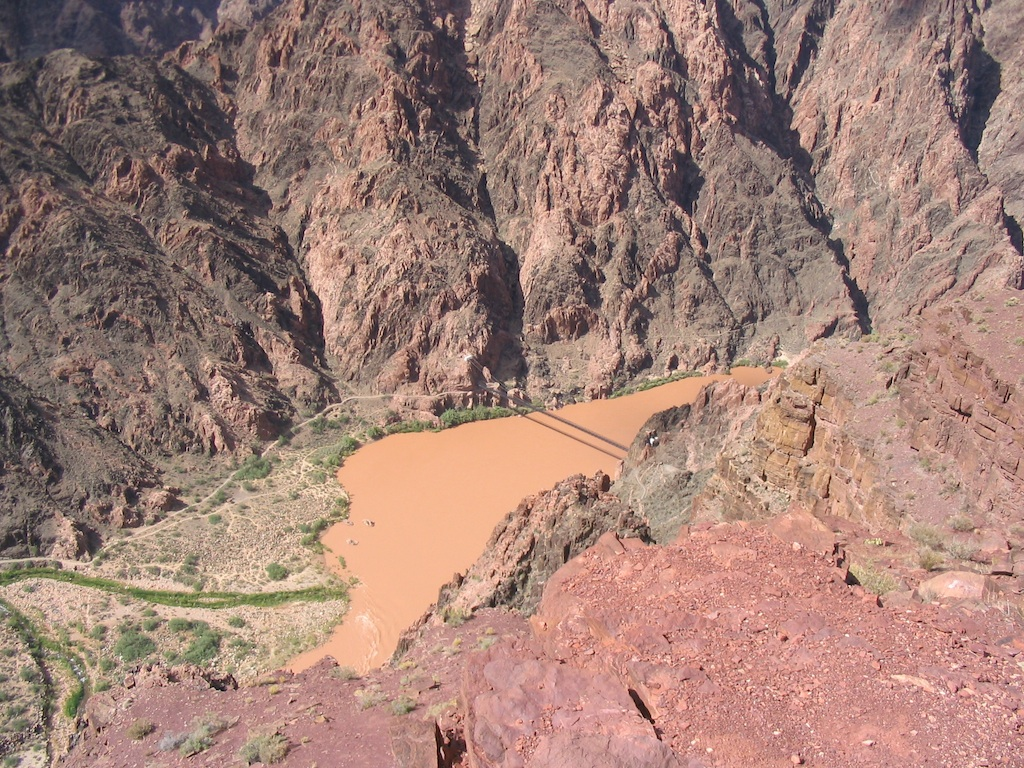
//> input picture libs/vlfeat-0.9.21/data/river2.jpg, 1024 x 768 px, given in place of obj1000.jpg, which was not available
$ ./main   (built with g++ and OpenCV 4)
//> lines starting //> are read from the running program, lines starting //| are printed output that depends on the picture; after the words box and inside, x2 and y2 are one past the last pixel; in counts of white or black regions, pixels touching at a corner belong together; pictures that were not available may be replaced by others from this repository, and a replacement may not be noted
//
//  main.cpp
//  tdcv
//
//  Created by Fernando Benito Abad on 22.12.19.
//  Copyright © 2019 Fernando Benito Abad. All rights reserved.
//
#include <opencv2/opencv.hpp>
#include <iostream>
using namespace std;
using namespace cv;

void visualizeHOG(Mat img, std::vector<float> feats, HOGDescriptor hog_detector, int scale_factor) {

    Mat visual_image;
    resize(img, visual_image, Size(img.cols * scale_factor, img.rows * scale_factor));

    int n_bins = hog_detector.nbins;
    float rad_per_bin = 3.14 / (float) n_bins;
    Size win_size = hog_detector.winSize;
    Size cell_size = hog_detector.cellSize;
    Size block_size = hog_detector.blockSize;
    Size block_stride = hog_detector.blockStride;

    // prepare data structure: 9 orientation / gradient strenghts for each cell
    int cells_in_x_dir = win_size.width / cell_size.width;
    int cells_in_y_dir = win_size.height / cell_size.height;
    int n_cells = cells_in_x_dir * cells_in_y_dir;
    int cells_per_block = (block_size.width / cell_size.width) * (block_size.height / cell_size.height);

    int blocks_in_x_dir = (win_size.width - block_size.width) / block_stride.width + 1;
    int blocks_in_y_dir = (win_size.height - block_size.height) / block_stride.height + 1;
    int n_blocks = blocks_in_x_dir * blocks_in_y_dir;

    float ***gradientStrengths = new float **[cells_in_y_dir];
    int **cellUpdateCounter = new int *[cells_in_y_dir];
    for (int y = 0; y < cells_in_y_dir; y++) {
        gradientStrengths[y] = new float *[cells_in_x_dir];
        cellUpdateCounter[y] = new int[cells_in_x_dir];
        for (int x = 0; x < cells_in_x_dir; x++) {
            gradientStrengths[y][x] = new float[n_bins];
            cellUpdateCounter[y][x] = 0;

            for (int bin = 0; bin < n_bins; bin++)
                gradientStrengths[y][x][bin] = 0.0;
        }
    }

    // compute gradient strengths per cell
    int descriptorDataIdx = 0;

    for (int block_x = 0; block_x < blocks_in_x_dir; block_x++) {
        for (int block_y = 0; block_y < blocks_in_y_dir; block_y++) {
            int cell_start_x = block_x * block_stride.width / cell_size.width;
            int cell_start_y = block_y * block_stride.height / cell_size.height;

            for (int cell_id_x = cell_start_x;
                 cell_id_x < cell_start_x + block_size.width / cell_size.width; cell_id_x++)
                for (int cell_id_y = cell_start_y;
                     cell_id_y < cell_start_y + block_size.height / cell_size.height; cell_id_y++) {

                    for (int bin = 0; bin < n_bins; bin++) {
                        float val = feats.at(descriptorDataIdx++);
                        gradientStrengths[cell_id_y][cell_id_x][bin] += val;
                    }
                    cellUpdateCounter[cell_id_y][cell_id_x]++;
                }
        }
    }

    // compute average gradient strengths
    for (int celly = 0; celly < cells_in_y_dir; celly++) {
        for (int cellx = 0; cellx < cells_in_x_dir; cellx++) {

            float NrUpdatesForThisCell = (float) cellUpdateCounter[celly][cellx];

            // compute average gradient strenghts for each gradient bin direction
            for (int bin = 0; bin < n_bins; bin++) {
                gradientStrengths[celly][cellx][bin] /= NrUpdatesForThisCell;
            }
        }
    }

    for (int celly = 0; celly < cells_in_y_dir; celly++) {
        for (int cellx = 0; cellx < cells_in_x_dir; cellx++) {
            int drawX = cellx * cell_size.width;
            int drawY = celly * cell_size.height;

            int mx = drawX + cell_size.width / 2;
            int my = drawY + cell_size.height / 2;

            rectangle(visual_image,
                      Point(drawX * scale_factor, drawY * scale_factor),
                      Point((drawX + cell_size.width) * scale_factor,
                                (drawY + cell_size.height) * scale_factor),
                      CV_RGB(100, 100, 100),
                      1);

            for (int bin = 0; bin < n_bins; bin++) {
                float currentGradStrength = gradientStrengths[celly][cellx][bin];

                if (currentGradStrength == 0)
                    continue;

                float currRad = bin * rad_per_bin + rad_per_bin / 2;

                float dirVecX = cos(currRad);
                float dirVecY = sin(currRad);
                float maxVecLen = cell_size.width / 2;
                float scale = scale_factor / 5.0; // just a visual_imagealization scale,

                // compute line coordinates
                float x1 = mx - dirVecX * currentGradStrength * maxVecLen * scale;
                float y1 = my - dirVecY * currentGradStrength * maxVecLen * scale;
                float x2 = mx + dirVecX * currentGradStrength * maxVecLen * scale;
                float y2 = my + dirVecY * currentGradStrength * maxVecLen * scale;

                // draw gradient visual_imagealization
                line(visual_image,
                     Point(x1 * scale_factor, y1 * scale_factor),
                     Point(x2 * scale_factor, y2 * scale_factor),
                     CV_RGB(0, 0, 255),
                     1);
            }

        }
    }

    for (int y = 0; y < cells_in_y_dir; y++) {
        for (int x = 0; x < cells_in_x_dir; x++) {
            delete[] gradientStrengths[y][x];
        }
        delete[] gradientStrengths[y];
        delete[] cellUpdateCounter[y];
    }
    delete[] gradientStrengths;
    delete[] cellUpdateCounter;
    imshow("HOG vis", visual_image);
    waitKey(-1);
    imwrite("hog_vis.jpg", visual_image);

}


int main(int argc, const char * argv[]) {
    Mat img = imread("data/task1/obj1000.jpg");
//> img is the input picture: 768 rows x 1024 cols, CV_8UC3; mean B, G, R 118.9, 129.4, 161.4
    Mat grayImg;

    resize(img, img, Size(64, 64));
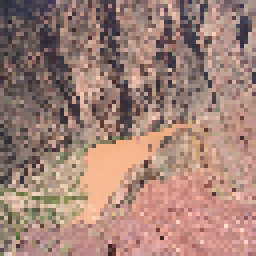
//> img: 64 rows x 64 cols, CV_8UC3 (shown 4 times larger); mean B, G, R 119.3, 129.8, 161.7
    cvtColor(img, grayImg, COLOR_RGB2GRAY);
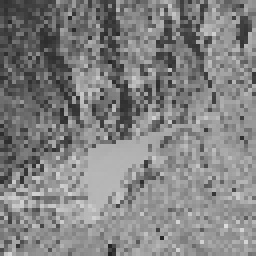
//> grayImg: 64 rows x 64 cols, CV_8UC1 (shown 4 times larger); min 34, max 221, mean 130.3

    HOGDescriptor myHog(Size(64, 64), Size(8, 8), Size(4, 4), Size(4, 4), 9);
    vector< float> feat_values;
    vector< Point> locations;
    myHog.compute(grayImg, feat_values, Size(0, 0), Size(0, 0), locations);
//> feat_values = 8100 values, max 0.337 at index 3060, min 0 at index 2642, mean 0.147; locations = empty
    visualizeHOG(img, feat_values, HOGDescriptor (Size(64, 64), Size(8, 8), Size(4, 4), Size(4, 4), 9), 5);
//> in visualizeHOG, `resize(img, visual_image, Size(img.cols * scale_factor, img.rows * sca..`:
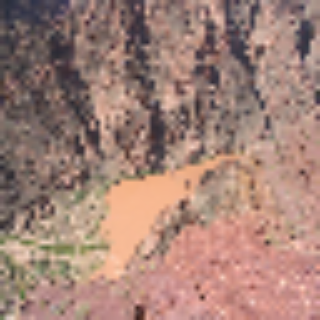
//> visual_image: 320 rows x 320 cols, CV_8UC3; mean B, G, R 119.2, 129.7, 161.6
//> in visualizeHOG, `int n_bins = hog_detector.nbins;`: n_bins = 9
//> in visualizeHOG, `float rad_per_bin = 3.14 / (float) n_bins;`: rad_per_bin = 0.349
//> in visualizeHOG, `Size win_size = hog_detector.winSize;`: win_size = Size(64, 64)
//> in visualizeHOG, `Size cell_size = hog_detector.cellSize;`: cell_size = Size(4, 4)
//> in visualizeHOG, `Size block_size = hog_detector.blockSize;`: block_size = Size(8, 8)
//> in visualizeHOG, `Size block_stride = hog_detector.blockStride;`: block_stride = Size(4, 4)
//> in visualizeHOG, `int cells_in_x_dir = win_size.width / cell_size.width;`: cells_in_x_dir = 16
//> in visualizeHOG, `int n_cells = cells_in_x_dir * cells_in_y_dir;`: n_cells = 256
//> in visualizeHOG, `int cells_per_block = (block_size.width / cell_size.width) * (block_si..`: cells_per_block = 4
//> in visualizeHOG, `int blocks_in_x_dir = (win_size.width - block_size.width) / block_stri..`: blocks_in_x_dir = 15
//> in visualizeHOG, `int n_blocks = blocks_in_x_dir * blocks_in_y_dir;`: n_blocks = 225
//> the loop in visualizeHOG, `for (int y = 0; y < cells_in_y_dir; y++)` made 16 passes
//> the loop in visualizeHOG, `for (int block_x = 0; block_x < blocks_in_x_dir; block_x++)` made 15 passes
//> descriptorDataIdx on passes 1 to 12: 540, 1080, 1620, 2160, 2700, 3240, 3780, 4320, 4860, 5400, 5940, 6480
//> after the loop in visualizeHOG, `for (int block_x = 0; block_x < blocks_in_x_dir; block_x++)`: descriptorDataIdx = 8100
//> the loop in visualizeHOG, `for (int celly = 0; celly < cells_in_y_dir; celly++)` made 16 passes
//> after the loop in visualizeHOG, `for (int celly = 0; celly < cells_in_y_dir; celly++)`:
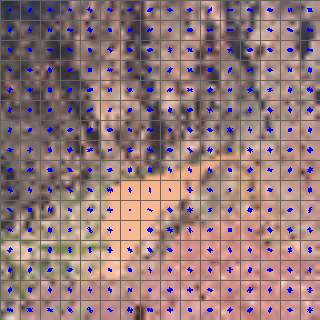
//> visual_image: 320 rows x 320 cols, CV_8UC3; 13.59% of pixels changed, all inside (x1, y1, x2, y2) = (0, 0, 320, 320)
    /*for ( const auto &row : feat_vect ){
        visualizeHOG(img, row, myHog, 1);
    }*/

    return 0;
}

$ run again, on libs/vlfeat-0.9.21/data/roofs1.jpg
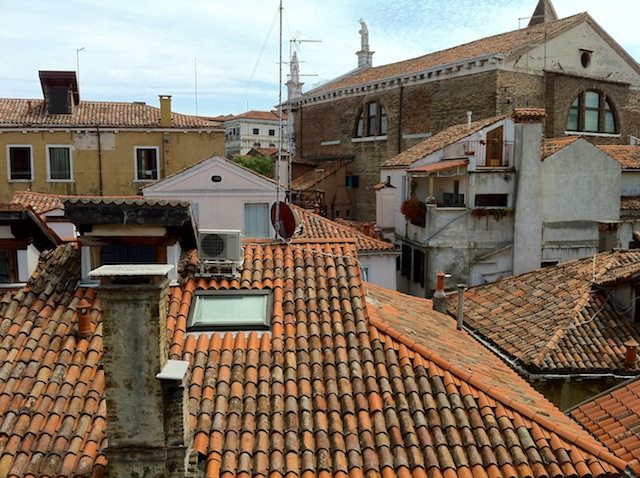
//> input picture libs/vlfeat-0.9.21/data/roofs1.jpg, 640 x 478 px, given in place of obj1000.jpg, which was not available
//> img is the input picture: 478 rows x 640 cols, CV_8UC3; mean B, G, R 97.5, 113.1, 127.4
//> img: 64 rows x 64 cols, CV_8UC3
//> `cvtColor(img, grayImg, COLOR_RGB2GRAY);`:
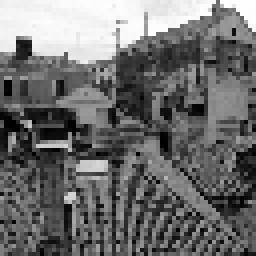
//> grayImg: 64 rows x 64 cols, CV_8UC1 (shown 4 times larger); min 0, max 254, mean 109.7
//> feat_values = 8100 values, max 0.426 at index 1165, min 0 at index 1366, mean 0.139; locations = empty
//> n_bins = 9
//> rad_per_bin = 0.349
//> win_size = Size(64, 64)
//> cell_size = Size(4, 4)
//> block_size = Size(8, 8)
//> block_stride = Size(4, 4)
//> cells_in_x_dir = 16
//> n_cells = 256
//> cells_per_block = 4
//> blocks_in_x_dir = 15
//> n_blocks = 225
//> the loop in visualizeHOG, `for (int y = 0; y < cells_in_y_dir; y++)` made 16 passes
//> the loop in visualizeHOG, `for (int block_x = 0; block_x < blocks_in_x_dir; block_x++)` made 15 passes
//> descriptorDataIdx on passes 1 to 8: 540, 1080, 1620, 2160, 2700, 3240, 3780, 4320
//> after the loop in visualizeHOG, `for (int block_x = 0; block_x < blocks_in_x_dir; block_x++)`: descriptorDataIdx = 8100
//> the loop in visualizeHOG, `for (int celly = 0; celly < cells_in_y_dir; celly++)` made 16 passes
//> after the loop in visualizeHOG, `for (int celly = 0; celly < cells_in_y_dir; celly++)`:
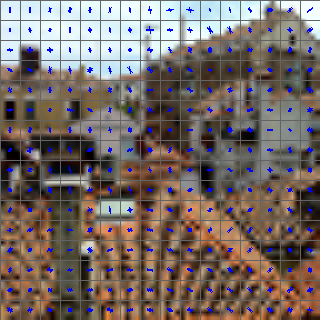
//> visual_image: 320 rows x 320 cols, CV_8UC3; mean B, G, R 103.2, 107, 119.3

$ run again, on libs/vlfeat-0.9.21/data/roofs2.jpg
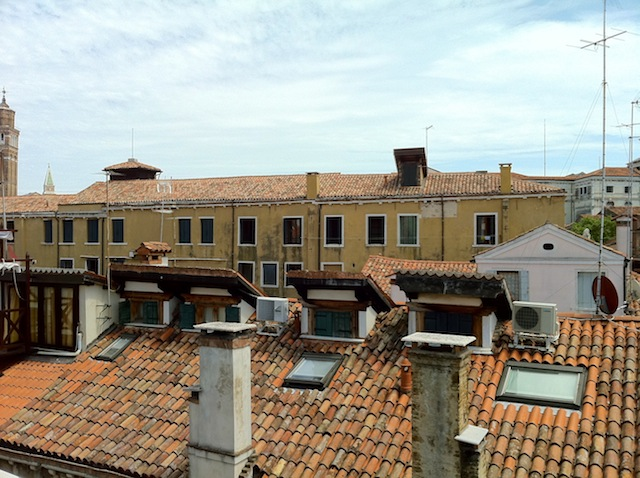
//> input picture libs/vlfeat-0.9.21/data/roofs2.jpg, 640 x 478 px, given in place of obj1000.jpg, which was not available
//> img is the input picture: 478 rows x 640 cols, CV_8UC3; mean B, G, R 137.4, 149.5, 153.6
//> img: 64 rows x 64 cols, CV_8UC3
//> `cvtColor(img, grayImg, COLOR_RGB2GRAY);`:
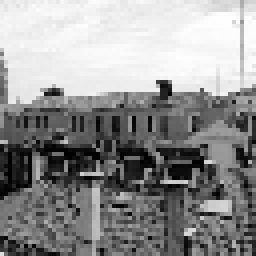
//> grayImg: 64 rows x 64 cols, CV_8UC1 (shown 4 times larger); min 0, max 254, mean 145.5
//> feat_values = 8100 values, max 0.629 at index 3937, min 0 at index 1647, mean 0.136; locations = empty
//> n_bins = 9
//> rad_per_bin = 0.349
//> win_size = Size(64, 64)
//> cell_size = Size(4, 4)
//> block_size = Size(8, 8)
//> block_stride = Size(4, 4)
//> cells_in_x_dir = 16
//> n_cells = 256
//> cells_per_block = 4
//> blocks_in_x_dir = 15
//> n_blocks = 225
//> the loop in visualizeHOG, `for (int y = 0; y < cells_in_y_dir; y++)` made 16 passes
//> the loop in visualizeHOG, `for (int block_x = 0; block_x < blocks_in_x_dir; block_x++)` made 15 passes
//> descriptorDataIdx on passes 1 to 8: 540, 1080, 1620, 2160, 2700, 3240, 3780, 4320
//> after the loop in visualizeHOG, `for (int block_x = 0; block_x < blocks_in_x_dir; block_x++)`: descriptorDataIdx = 8100
//> the loop in visualizeHOG, `for (int celly = 0; celly < cells_in_y_dir; celly++)` made 16 passes
//> after the loop in visualizeHOG, `for (int celly = 0; celly < cells_in_y_dir; celly++)`:
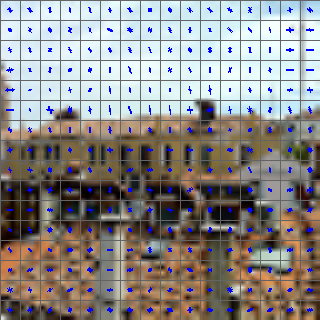
//> visual_image: 320 rows x 320 cols, CV_8UC3; mean B, G, R 137.3, 138.3, 141.9
